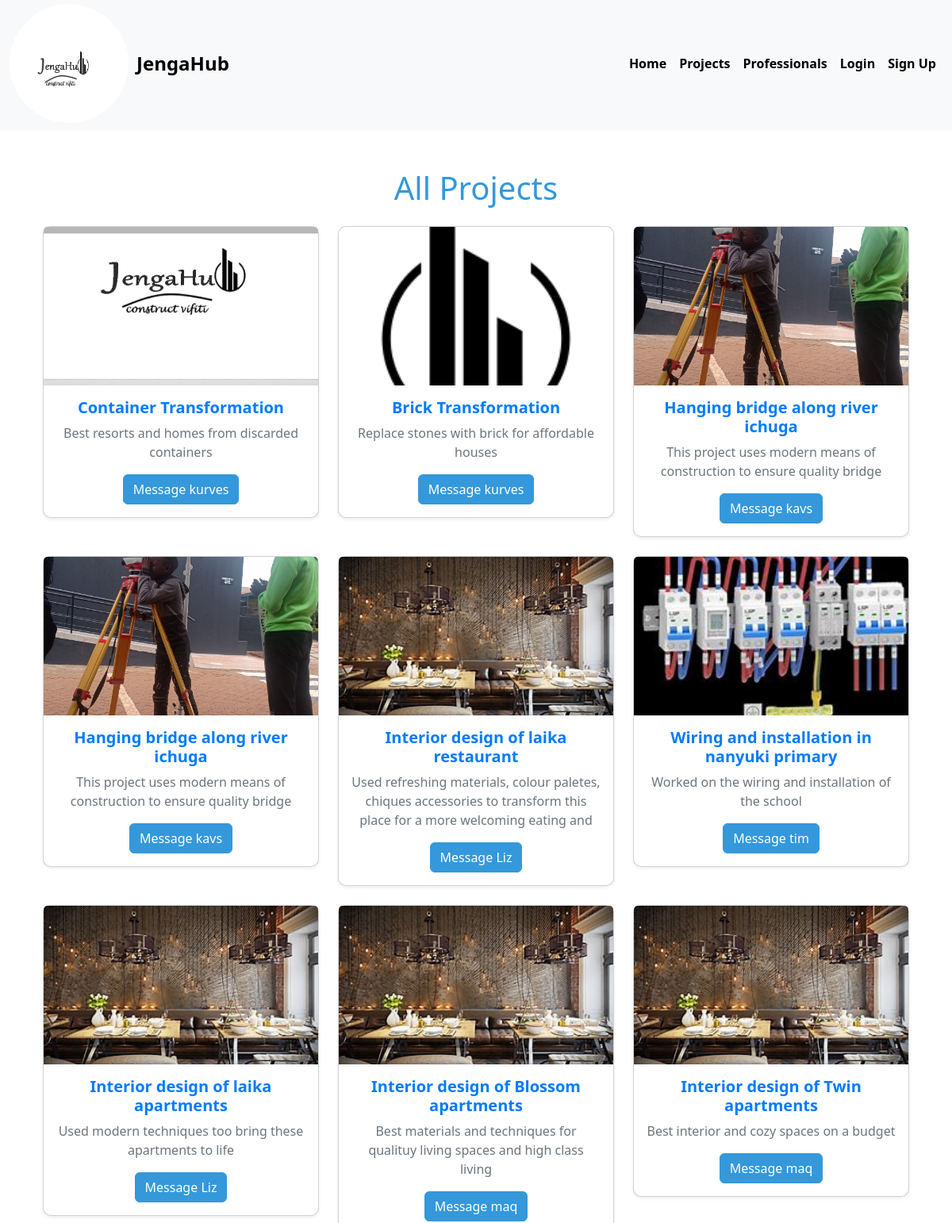
Page /jengahub/all_projects/ (upper part) on the earlier database version.
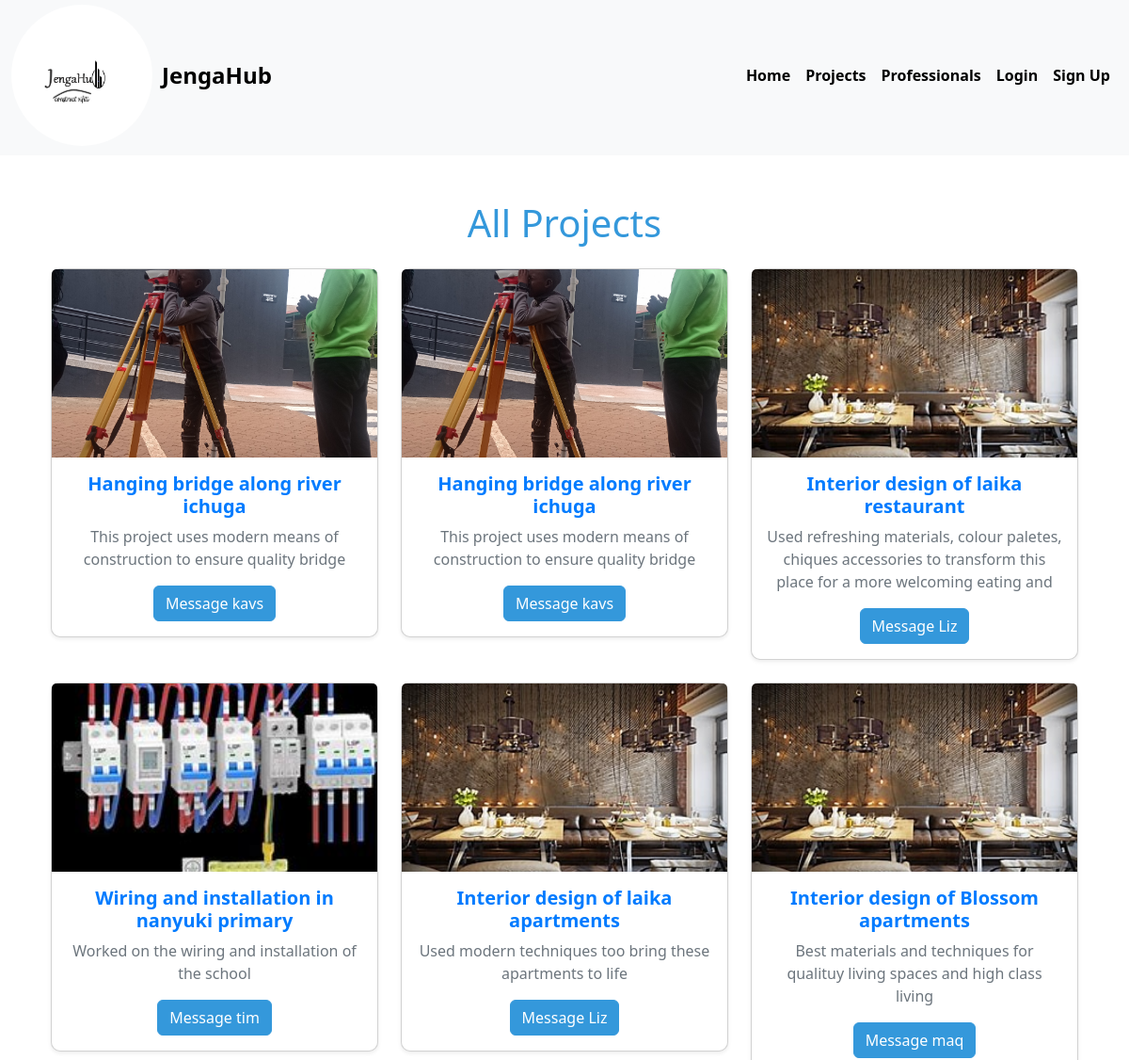
Same page on the later database version.
### jengaHubApp/models.py (models this page shows, shortened)
class Project(models.Model):
    professional = models.ForeignKey(Professional, on_delete=models.CASCADE, related_name='projects')
    title = models.CharField(max_length=255)
    description = models.TextField()
    image = models.ImageField(upload_to='projects/',default='default.png')
    created_at = models.DateTimeField(auto_now_add=True)

class Professional(models.Model):
    user = models.OneToOneField(User, on_delete=models.CASCADE)
    bio = models.TextField()
    profile_image = models.ImageField(upload_to='profiles/',default='default.png')
    profession = models.CharField(max_length=100)
    contact_info = models.CharField(max_length=255)

### jengaHubApp/views.py (the view)
# urls.py: path('all_projects/', views.all_projects, name='all_projects'),
def all_projects(request):
    projects = Project.objects.all()
    return render(request, 'jengaHubApp/all_projects.html', {'projects': projects})

### jengaHubApp/templates/jengaHubApp/all_projects.html (shortened to what this page needs)
{% extends 'base.html' %}
{% block content %}
<div class="container my-5">
    <h1 class="text-center mb-4" style="color: #3498db;">All Projects</h1>
    <div class="row">
        {% for project in projects %}
            <div class="col-lg-4 col-md-6 col-sm-12 mb-4">
                <div class="card shadow-sm">
                    <img src="{{ project.image.url }}" class="card-img-top" alt="Image for {{ project.title }}">
                    <div class="card-body text-center">
                        <h5 class="card-title">{{ project.title }}</h5>
                        <p class="card-text">{{ project.description|truncatewords:20 }}</p>
                        <a href="{% url 'jengaHubApp:send_message' project.professional.id %}" class="btn btn-primary">Message {{ project.professional.user.username }}</a>
                    </div>
                </div>
            </div>
        {% empty %}
            <div class="col-12">
                <p class="text-center text-muted">No projects available.</p>
            </div>
        {% endfor %}
    </div>
</div>
{% endblock %}

Differences in the rows shown:
removed Project: image (picture), title "Container Transformation", description "Best resorts and homes from discarded containers", professional.user.username "kurves"
removed Project: image (picture), title "Brick Transformation", description "Replace stones with brick for affordable houses", professional.user.username "kurves"
no longer on this page (row unchanged): Project: image (picture), title "Interior design of Twin apartments", description "Best interior and cozy spaces on a budget", professional.user.username "maq"
